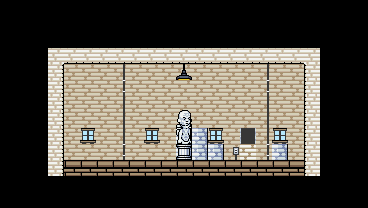

Below is a game level as drawn by its tile map, then a one-line description and the .tmx that defines it (tile-layer data replaced by summaries):
An orthogonal 23x13 tile map with 16x16 px tiles, 2 tile layers (Tile Layer 1, Tile Layer 2), 2 tilesets.

<map version="1.0" orientation="orthogonal" renderorder="right-down" width="23" height="13" tilewidth="16" tileheight="16" backgroundcolor="#000000" nextobjectid="1">
 <tileset firstgid="1" name="maptile1" tilewidth="16" tileheight="16" spacing="1" tilecount="434" columns="7">
  <image source="maptile1.PNG" width="118" height="1053" />
 </tileset>
 <tileset firstgid="435" name="maptile1" tilewidth="16" tileheight="16" spacing="1" tilecount="434" columns="7">
  <image source="maptile1.PNG" width="118" height="1053" />
 </tileset>
 <layer name="Tile Layer 1" width="23" height="13">
  <data>[299 cells, 136 non-empty, 10 distinct tile ids]</data>
 </layer>
 <layer name="Tile Layer 2" width="23" height="13">
  <data>[299 cells, 51 non-empty, 10 distinct tile ids]</data>
 </layer>
</map>
